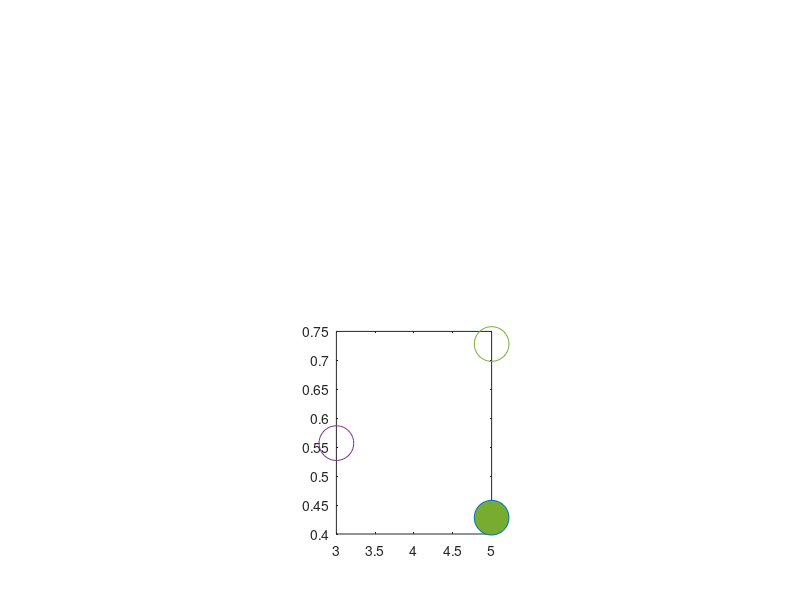
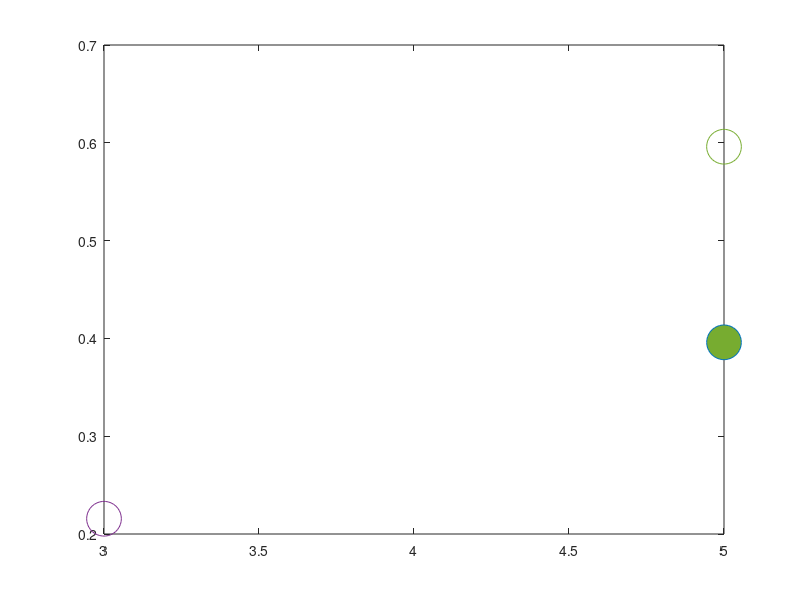

These charts were generated, in order, by the following MATLAB code:
subplot(2,3,5)

figure(1)
color= [0.4660 0.6740 0.1880];
plot(5,2*0.214129,"o","MarkerSize",25, 'MarkerFaceColor',color); hold on;

color= [0.4660 0.6740 0.1880];
plot(5,0.3+(2*0.214129),"o","MarkerSize",25, 'MarkerEdgeColor',color);

color=[0.4940 0.1840 0.5560];
plot(3,0.3+0.257,"o","MarkerSize",25, 'MarkerEdgeColor',color);

figure(2)
color= [0.4660 0.6740 0.1880];
plot(5,2*0.198,"o","MarkerSize",25, 'MarkerFaceColor',color); hold on;


color= [0.4660 0.6740 0.1880];
plot(5,0.2+(2*0.198),"o","MarkerSize",25, 'MarkerEdgeColor',color);


color=[0.4940 0.1840 0.5560];
plot(3,0.2+0.0156,"o","MarkerSize",25, 'MarkerEdgeColor',color);